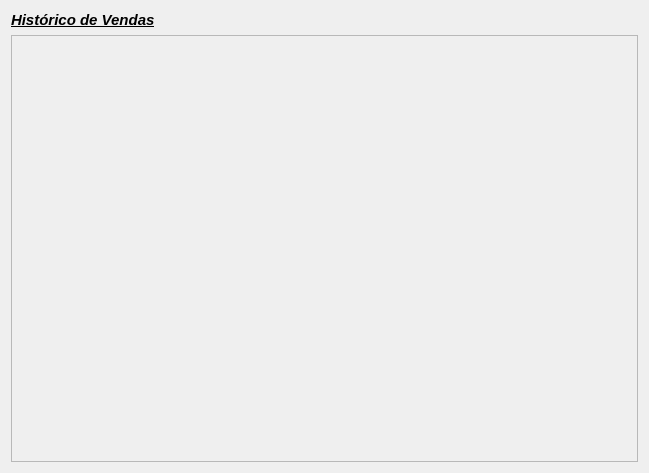
<?xml version="1.0" encoding="UTF-8"?>
<ui version="4.0">
 <class>Form</class>
 <widget class="QWidget" name="Form">
  <property name="geometry">
   <rect>
    <x>0</x>
    <y>0</y>
    <width>649</width>
    <height>473</height>
   </rect>
  </property>
  <property name="windowTitle">
   <string>Form</string>
  </property>
  <layout class="QVBoxLayout" name="verticalLayout_3">
   <item>
    <widget class="QLabel" name="label">
     <property name="text">
      <string>&lt;html&gt;&lt;head/&gt;&lt;body&gt;&lt;p&gt;&lt;span style=&quot; font-size:11pt; font-weight:600; font-style:italic; text-decoration: underline;&quot;&gt;Histórico de Vendas&lt;/span&gt;&lt;/p&gt;&lt;/body&gt;&lt;/html&gt;</string>
     </property>
    </widget>
   </item>
   <item>
    <widget class="QScrollArea" name="scrollArea">
     <property name="widgetResizable">
      <bool>true</bool>
     </property>
     <widget class="QWidget" name="scrollAreaWidgetContents">
      <property name="geometry">
       <rect>
        <x>0</x>
        <y>0</y>
        <width>629</width>
        <height>429</height>
       </rect>
      </property>
      <layout class="QVBoxLayout" name="verticalLayout_2">
       <item>
        <layout class="QVBoxLayout" name="verticalLayout"/>
       </item>
      </layout>
     </widget>
    </widget>
   </item>
  </layout>
 </widget>
 <resources/>
 <connections/>
</ui>
